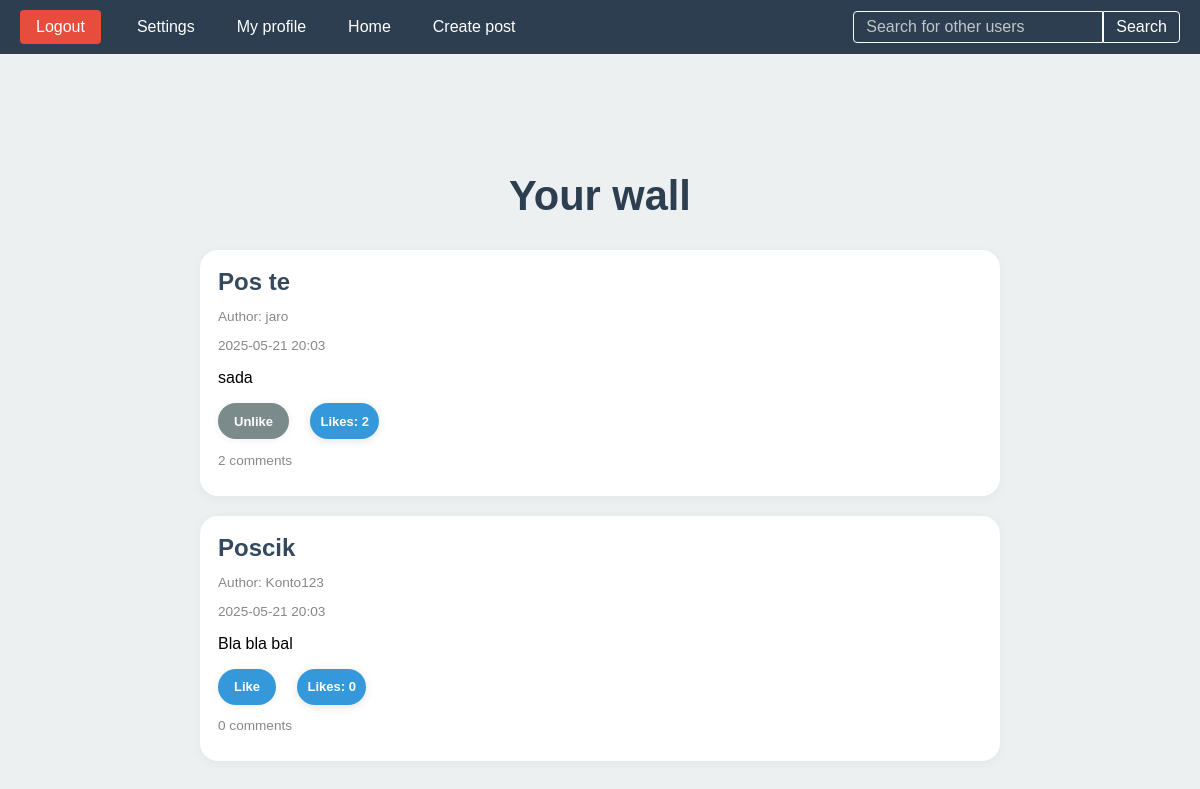
The app's page /homepage/ (signed in), older data.
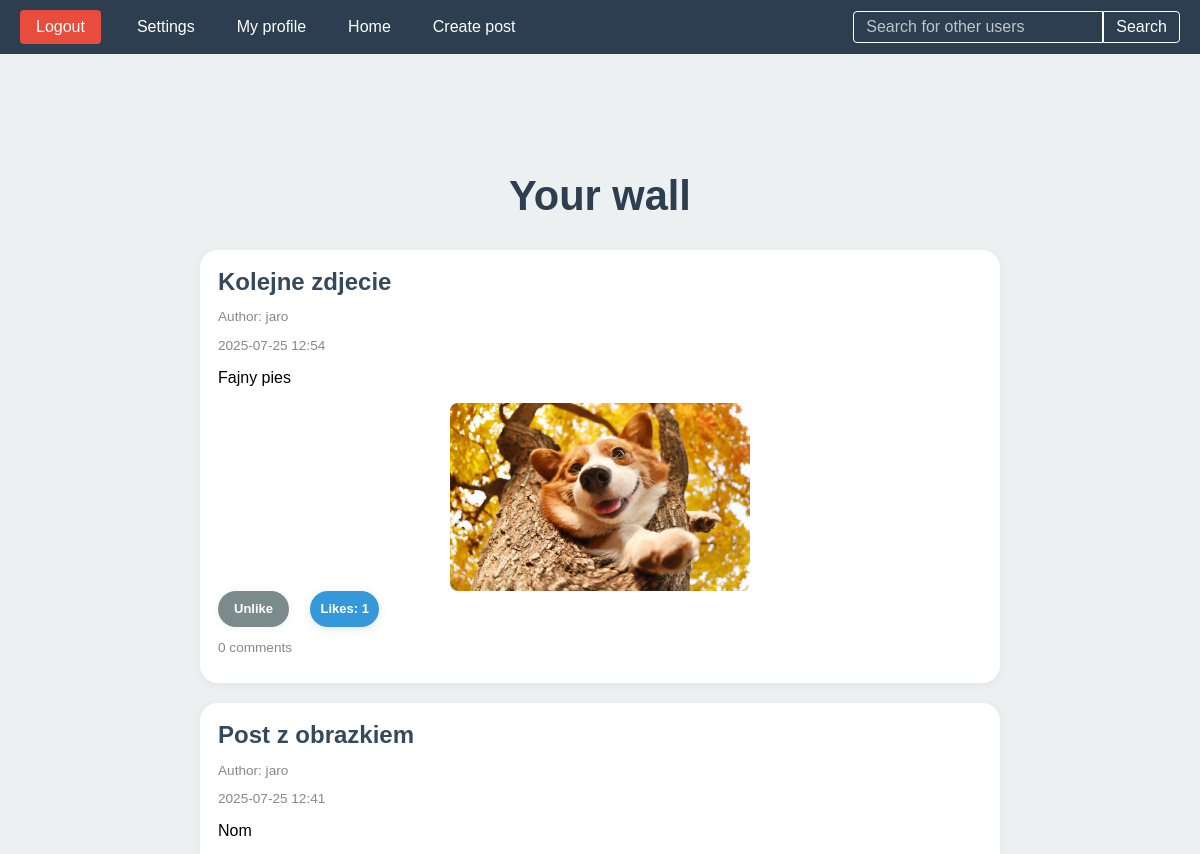
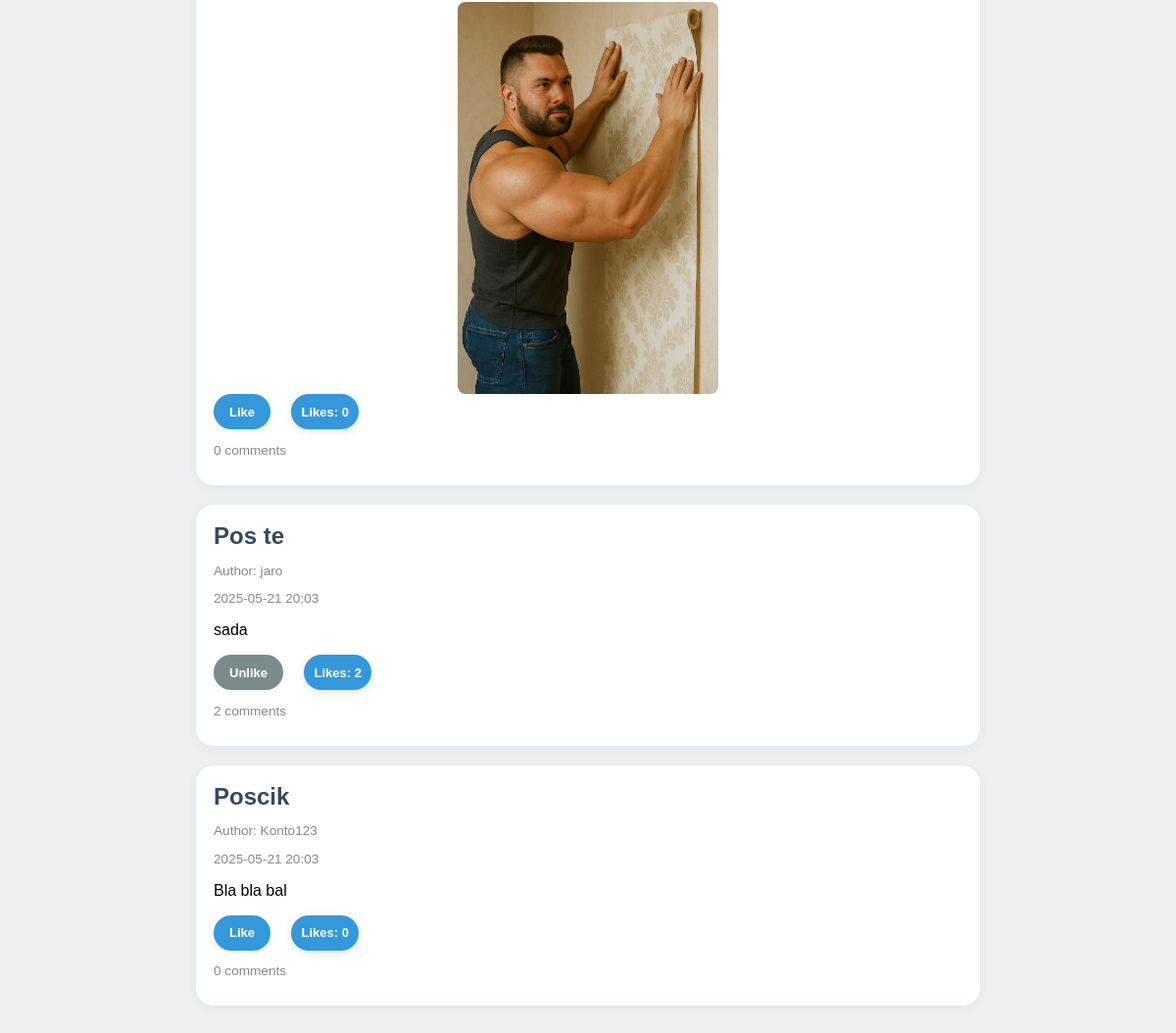
The same page, newer data (2 pictures, top to bottom).
### post/models.py (models this page shows, shortened)
class Post(models.Model):
    user = models.ForeignKey(User, on_delete=models.CASCADE)
    title = models.CharField(max_length= 250)
    likes = models.ManyToManyField(User, related_name='Post_likes')
    slug = models.SlugField(null = False,default='')
    content = models.TextField(null=False)
    date_posted = models.DateTimeField(auto_now_add=True)
    image = models.ImageField(upload_to = 'post_images/',blank = True, null= True)
    class Meta:
        unique_together = ('user', 'slug')
    def get_absolute_url(self):
        return reverse('post_detail', kwargs={'id':self.id, 'slug': self.slug})

### user/views.py (the view)
# urls.py: path('homepage/', homepage, name='homepage'),
@login_required
def homepage(request):
    followed_profiles =  request.user.profile.follows.all()
    followed_users = [u.user for u in followed_profiles]
    posts = Post.objects.filter(user__in=followed_users).order_by('-date_posted')
    return render(request, 'homepage.html', {'posts':posts})

### templates/homepage.html (shortened to what this page needs)
{% extends "base.html" %}
{% load static %}
{% block head %}
    <link rel="stylesheet" href="{% static 'profile.css' %}">
    <link rel="stylesheet" href="{% static 'likes.css' %}">
{% endblock %}
{% block content %}
    <div class="home-container">
        <h1>Your wall</h1>
        {% if posts %}
            <div class="posts-container">
                {% for post in posts %}
                    <div class="post-card">
                        <h2 class="post-title">
                            <a href="{{ post.get_absolute_url }}">{{ post.title }}</a>
                        </h2>
                        <p class="post-author">Author: {{ post.user.username }}</p>
                        <p class="post-date">{{ post.date_posted|date:"Y-m-d H:i" }}</p>
                        <p>{{ post.content }}</p>
                        {% if post.image %}
                            <img src="{{ post.image.url }}" alt="Post Image" class="post-image">
                        {% endif %}
                        <form method="post" action="{% url 'like_post' post.id %}" style="display:inline;">
                            {% if user in post.likes.all %}
                                <button type="submit" class="unlike-btn">Unlike</button>
                            {% else %}
                                <button type="submit" class="like-btn">Like</button>
                            {% endif %}
                            <span class="likes-badge" id="likes-badge-{{ post.id }}">Likes: {{ post.likes.count }}</span>
                        </form>
                        {% if post.comment_set %}
                            <p class="post-author">{{ post.comment_set.count }} comments</p>
                        {% else %}
                            <p class="post-author">This post has no comments yet. Be the first to comment!</p>
                        {% endif %}
                    </div>
                {% endfor %}
            </div>
        {% else %}
            <div class="empty-state">
                <p>You aren’t following anyone.</p>
            </div>
        {% endif %}
    </div>
{% endblock %}

### templates/base.html (shortened to what this page needs)
{% load static %}
<!DOCTYPE html>
<html>
<head>
    <link rel="stylesheet" href="{% static 'base.css' %}">
    {% block head %}{% endblock %}
</head>
<body>
    <nav class="navbar">
        <form method="POST" action="{% url 'logout' %}">
            <button type="submit" class="logout-button">Logout</button>
        </form>
        <a href="{% url 'settings' %}" class="big-white-label">Settings</a>
        <a href="{% url 'my_profile' %}" class="big-white-label">My profile</a>
        <a href="{% url 'homepage' %}" class="big-white-label">Home</a>
        <a href="{% url 'createPost' %}" class="big-white-label">Create post</a>
        <form method="POST" action="{% url 'search_user' %}" class="search-wrapper">
            <input type = "search" placeholder="Search for other users " name="searched" class="search-input">
            <button type="submit" class="search-button">Search</button>
        </form>
    </nav>
    <div class="content">
      {% block content %}{% endblock %}
    </div>
</body>
</html>

### static/base.css (style rules this page uses)
body { margin: 0; padding: 0; font-family: Arial, sans-serif; display: flex; flex-direction: column; min-height: 100vh; background-color: #f5f6fa; }
.navbar { position: relative; display: flex; align-items: center; background-color: #2C3E50; padding: 10px 20px; box-sizing: border-box; }
.logout-button { background-color: #e74c3c; color: #fff; border: none; padding: 8px 16px; margin-right: 10px; border-radius: 4px; font-size: 16px; cursor: pointer; transition: background 0.3s, transform 0.2s; }
.big-white-label { background: none; color: #fff; text-decoration: none; border: none; padding: 8px 16px; margin-left: 10px; font-size: 16px; cursor: pointer; transition: color 0.3s, transform 0.2s; }
.search-wrapper { position: absolute; right: 20px; top: 50%; transform: translateY(-50%); display: flex; align-items: center; }
.search-input { background: none; border: 1px solid #fff; padding: 6px 12px; border-radius: 4px 0 0 4px; color: #fff; font-size: 16px; outline: none; width: 250px; }
.search-input::placeholder { color: rgba(255,255,255,0.7); }
.search-button { background: none; color: #fff; border: 1px solid #fff; padding: 6px 12px; border-radius: 0 4px 4px 0; font-size: 16px; cursor: pointer; }
.content { flex: 1; padding: 30px; background-color: #ecf0f1; box-sizing: border-box; }

### static/profile.css (style rules this page uses)
.home-container { max-width: 800px; margin: 40px auto; padding: 20px; position: relative; text-align: center; }
.home-container h1 { text-align: center; color: #2c3e50; margin-bottom: 20px; display: block; font-size: 2.6rem; font-weight: bold; }
.posts-container { margin-top: 30px; display: flex; flex-direction: column; gap: 20px; }
.post-card { background-color: #fff; border-radius: 18px; box-shadow: 0 2px 10px rgba(44, 62, 80, 0.06); padding: 18px; text-align: left; margin-bottom: 0; }
.post-card h2 { margin: 0 0 10px; color: #34495e; }
.post-card .post-title a { color: inherit; text-decoration: none; display: block; }
.post-card p { overflow-wrap: break-word; white-space: pre-wrap; }
.post-author, .post-date { font-size: 0.85em; color: #888; margin-bottom: 10px; }
.post-image { max-width: 300px; max-height: 400px; display: block; margin-left: auto; margin-right: auto; border-radius: 8px; }

### static/likes.css (style rules this page uses)
.like-btn, .unlike-btn { padding: 6px 16px; border-radius: 22px; font-size: 13px; border: none; cursor: pointer; font-weight: 600; margin-right: 10px; transition: background 0.25s, color 0.25s; box-shadow: 0 1px 6px rgba(44, 62, 80, 0.09); color: #fff; height: 36px; display: inline-flex; align-items: center; }
.like-btn { background: #3498db; }
.unlike-btn { background: #7b8a8b; }
.likes-badge { display: inline-flex; align-items: center; justify-content: center; min-width: 24px; height: 36px; padding: 0 10px; background: #3498db; color: #fff; font-weight: 700; border-radius: 18px; font-size: 13px; margin-left: 7px; box-shadow: 0 2px 8px rgba(44, 62, 80, 0.14); transition: transform 0.18s cubic-bezier(0.43,1.65,0.49,1.03); user-select: none; }

Row changes from the older to the newer data that the page shows:
added Post: title "Kolejne zdjecie", user.username "jaro", date_posted "2025-07-25 12:54", content "Fajny pies", image (picture), shows "Unlike", likes.count "1", comment_set.count "0"
added Post: title "Post z obrazkiem", user.username "jaro", date_posted "2025-07-25 12:41", content "Nom", image (picture), shows "Like", likes.count "0", comment_set.count "0"
